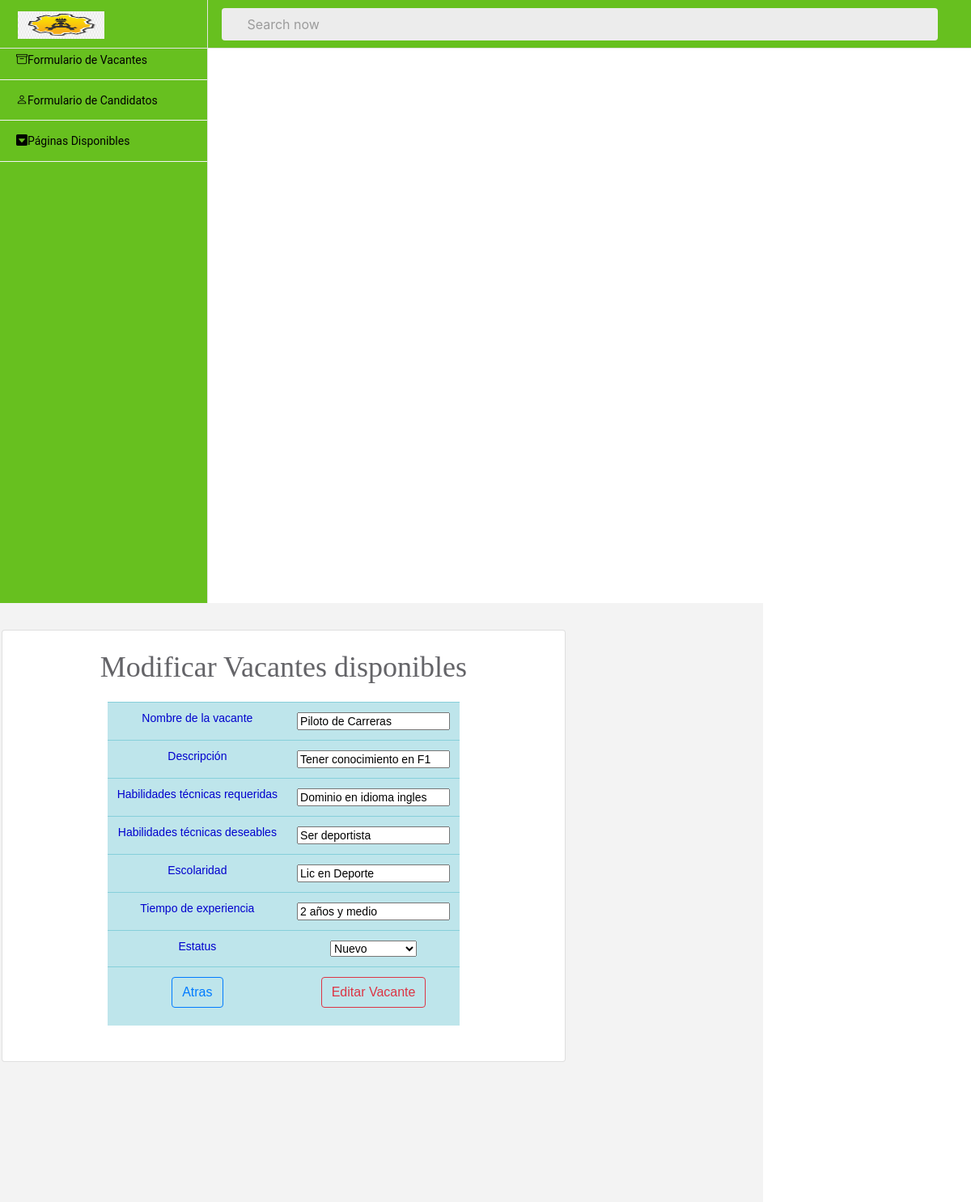
The app's page /Vacantes/ActualizarVacante.php?id=76 with its own data.
### tables this page shows
CREATE TABLE "vacante" (
	"id"	INTEGER,
	"nombrevac"	TEXT,
	"descripcion" TEXT,
	"habtecreq"	TEXT,
	"habtecdes"	TEXT,
	"escolaridad" TEXT,
	"experiencia" TEXT,
	"estatus" TEXT,
	PRIMARY KEY("id" AUTOINCREMENT)
);

### Vacantes/ActualizarVacante.php (the view, shortened to what this page needs)
<?php
include '../conn.php';
$id = $_GET['id'];
$query = "SELECT id, * FROM vacante WHERE id=$id";
$result = $db->query($query);
$data = $result->fetchArray();
?>
<!DOCTYPE html>
<html>
<head>
    <link  rel="stylesheet" href="../css/vacante.css">
<link  rel="stylesheet" href="../css/vacante.css">
<link rel="stylesheet" href="../css/styles1.css">
<link rel="stylesheet" href="../css/materialdesignicons.min.css">
<link rel="stylesheet" href="../css/dataTables.bootstrap4.css">
<link rel="stylesheet" href="../css/principal.bundle.base.css">
<link rel="stylesheet" href="https://cdn.jsdelivr.net/npm/bootstrap-icons@1.8.2/font/bootstrap-icons.css">
<link rel="stylesheet" href="https://cdn.jsdelivr.net/npm/bootstrap@4.6.1/dist/css/bootstrap.min.css">
</head>
<body>
<div class="container-scroller">
<nav class="navbar col-lg-12 col-12 p-0 fixed-top d-flex flex-row">
        <div class="navbar-brand-wrapper d-flex justify-content-center">
    <div class="navbar-brand-inner-wrapper d-flex justify-content-between align-items-center w-100">
      <a class="navbar-brand brand-logo" href="./index.php"><img src="../images/logotipo.png" width="40px" height="40px" alt="logo"/></a>
    </div>
  </div>
  <div class="navbar-menu-wrapper d-flex align-items-center justify-content-end">
    <ul class="navbar-nav mr-lg-4 w-100">
      <li class="nav-item nav-search d-none d-lg-block w-100">
        <div class="input-group">
          <div class="input-group-prepend">
            <span class="input-group-text" id="search">
              <i class="mdi mdi-magnify"></i>
            </span>
          </div>
          <input type="text" class="form-control" placeholder="Search now" aria-label="search" aria-describedby="search">
        </div>
      </li>
    </ul>
</nav>
<nav class="sidebar sidebar-offcanvas" id="sidebar">
    <ul class="nav">
      <li class="nav-item">
        <a class="nav-link" href="index.html">
          <span class="menu-title">PROYECTO CANDIDATURA</span>
        </a>
      </li>
      <li class="nav-item">
        <a class="nav-link" href="./AgregarVacante.php">
        <i class="bi bi-archive"></i>
          <span class="menu-title">Formulario de Vacantes</span>
        </a>
      </li>
      <li class="nav-item">
        <a class="nav-link" href="../Candidato/RegistrarCandidatos.php">
        <i class="bi bi-person"></i>
          <span class="menu-title">Formulario de Candidatos</span>
        </a>
      </li>
      <li class="nav-item">
        <a class="nav-link" data-toggle="collapse" href="#auth" aria-expanded="false" aria-controls="auth">
        <i class="bi bi-caret-down-square-fill"></i>
        <span class="menu-title">Páginas Disponibles</span>
        </a>
      </li>
    </ul>
  </nav>
<div class="main-panel">
        <div class="content-wrapper">
          <div class="row">
              <div class="card">
                <div class="card-body">
                  <h4 h1 class="titulo_vac" align="center">Modificar Vacantes disponibles</h4>
    <div style=" margin: 20px 100px;">
        <table class="table">
        <form action="" method="post">
            <tr class="table-info" id="texto">
                <td>Nombre de la vacante</td>
                <td><input name="nombrevac" type="text" value="<?php echo $data['nombrevac'];?>"></td>
            </tr>
            <tr class="table-info" id="texto">
                <td>Descripción</td>
                <td><input name="descripcion" type="text" value="<?php echo $data['descripcion'];?>"></td>
            </tr>
            <tr class="table-info" id="texto">
                <td>Habilidades técnicas requeridas</td>
                <td><input name="habtecreq" type="text" value="<?php echo $data['habtecreq'];?>"></td>
            </tr>
            <tr class="table-info" id="texto">
                <td>Habilidades técnicas deseables</td>
                <td><input name="habtecdes" type="text" value="<?php echo $data['habtecdes'];?>"></td>
            </tr>
            <tr class="table-info" id="texto">
                <td>Escolaridad</td>
                <td><input name="escolaridad" type="text" value="<?php echo $data['escolaridad'];?>"></td>
            </tr>
            <tr class="table-info" id="texto">
                <td>Tiempo de experiencia</td>
                <td><input name="experiencia" type="text" value="<?php echo $data['experiencia'];?>"></td>
            </tr>
            <tr class="table-info" id="texto">
                <td>Estatus</td>
                <td>
                <select name="estatus" id="estatus" value="<?php echo $data['estatus'];?>"  type="text"">
                    <option value="Nuevo">Nuevo</option>
                    <option value="Cerrado">Cerrado</option></select></td>
            </tr>
            <tr class="table-info" id="texto">
                <td><a class="btn btn-outline-primary" href="index.php">Atras</a></td>
                <td><input class="btn btn-outline-danger" name="submit_data"  id="btnActualiza" onclick="ActualizarVacante();" type="submit" value="Editar Vacante"></td>
            </tr>
            </form>
        </table>
    </div>
                </div>
              </div>
          </div>
        </div>
</div>
</div>
</body>
</html>

### css/vacante.css (style rules this page uses)
.btn { margin-bottom:10px; }
.titulo_vac { font-family: new times roman; font-size: 36px; align-items:center; color:rgb(100, 100, 104); }
#texto { font-family:sans-serif; color:mediumblue; font: size 10px; text-align: center; }
body { background-color: rgb(4, 49, 45); }
table td { vertical-align:top; position: relative; }

### records on screen
vacante: nombrevac "Piloto de Carreras", descripcion "Tener conocimiento en F1", habtecreq "Dominio en idioma ingles", habtecdes "Ser deportista", escolaridad "Lic en Deporte", experiencia "2 años y medio", estatus "Nuevo"
